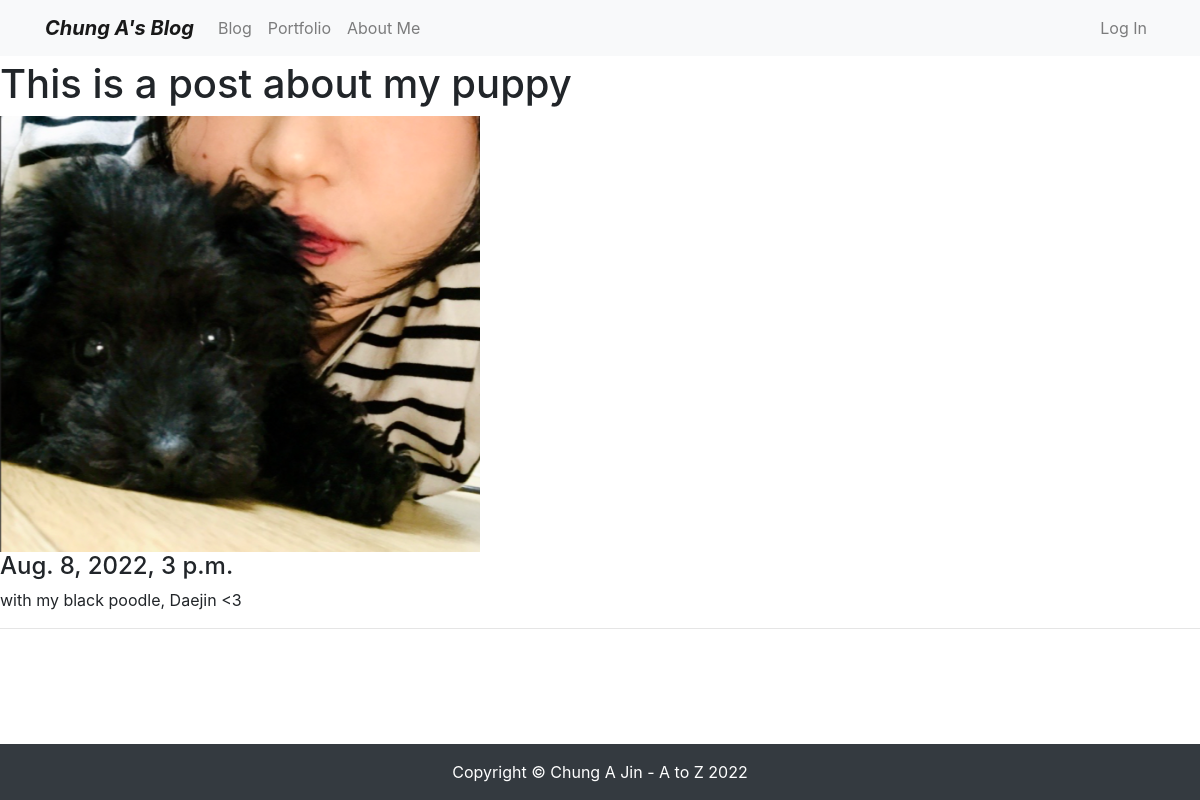
The app's page /blog/4/ with its own data.
### blog/models.py (models this page shows, shortened)
class Post(models.Model):
    title = models.CharField(max_length=30)
    content = models.TextField()
    image = models.ImageField(upload_to='featured_image/%Y/%m/%d/')
    created_at = models.DateTimeField(auto_now_add=True)
    updated_at = models.DateTimeField(auto_now=True)

### blog/views.py (the view)
# urls.py: path('<int:pk>/', views.PostDetail.as_view()),
class PostDetail(DetailView):
    model = Post

### blog/templates/blog/post_detail.html (shortened to what this page needs)
{% extends 'blog/base.html' %}
{% block main_area %}
    <h1>{{ post.title }}</h1>
    <div><img src="{{ post.image.url }}" width="40%"></div>
    <h4>{{ post.created_at }}</h4>
    <p>{{ post.content }}</p>
    <hr />
{% endblock %}

### records on screen
Post: title "This is a post about my puppy", image (picture), created_at "Aug. 8, 2022, 3 p.m.", content "with my black poodle, Daejin <3"
